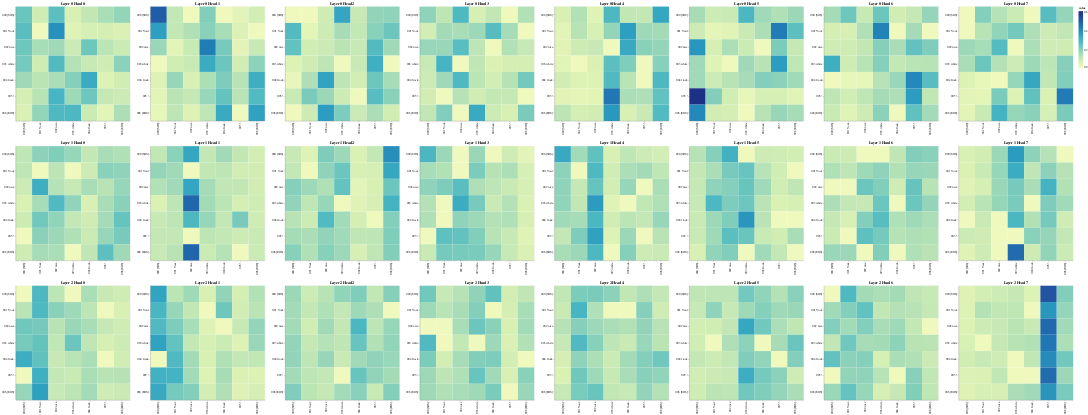

The notebook cell this image was saved under:
### Code cell
layers = [0, 1, 2]
heads = [0, 1, 2, 3, 4, 5, 6, 7]

# Encoder Self-Attention
get_all_attention_maps("encoder", layers, heads, encoder_input_tokens, encoder_input_tokens, min(20, sentence_len))
